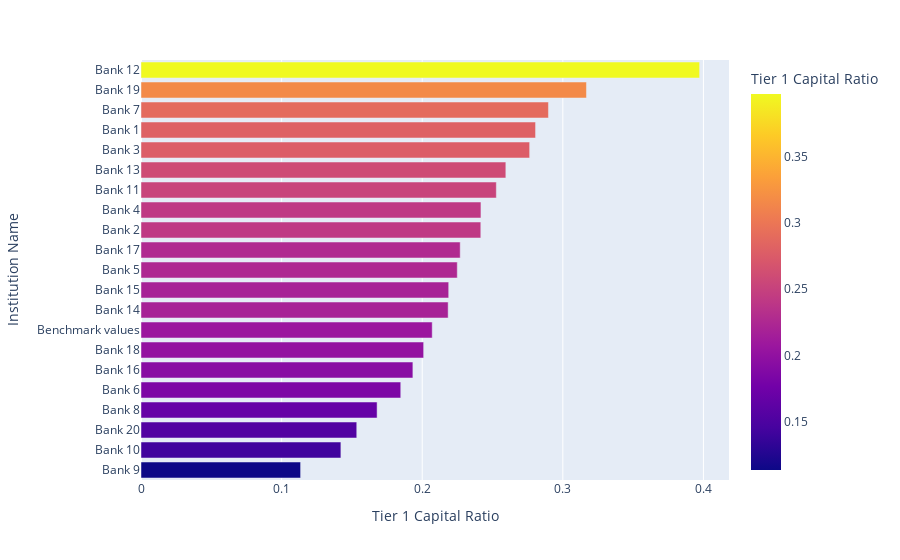

This figure's notebook cell:
### Code cell
select_var = 'Tier 1 Capital Ratio'
plot_variable(df_tot_sum, select_var)

### Figure 1 — Plotly figure (JSON) as saved in the notebook; plotly's stock layout.template omitted (floating-point values rounded to 4 significant figures)
{"data": [{"alignmentgroup": "True", "hovertemplate": "Tier 1 Capital Ratio=%{marker.color}<br>Institution Name=%{y}<extra></extra>", "legendgroup": "", "marker": {"color": [0.1135, 0.1422, 0.1534, 0.1679, 0.1847, 0.1934, 0.201, 0.2071, 0.2185, 0.2188, 0.2249, 0.227, 0.2417, 0.2418, 0.2527, 0.2595, 0.2764, 0.2806, 0.2898, 0.3168, 0.3973], "coloraxis": "coloraxis", "pattern": {"shape": ""}}, "name": "", "offsetgroup": "", "orientation": "h", "showlegend": false, "textposition": "auto", "type": "bar", "x": [0.1135, 0.1422, 0.1534, 0.1679, 0.1847, 0.1934, 0.201, 0.2071, 0.2185, 0.2188, 0.2249, 0.227, 0.2417, 0.2418, 0.2527, 0.2595, 0.2764, 0.2806, 0.2898, 0.3168, 0.3973], "xaxis": "x", "y": ["Bank 9", "Bank 10", "Bank 20", "Bank 8", "Bank 6", "Bank 16", "Bank 18", "Benchmark values", "Bank 14", "Bank 15", "Bank 5", "Bank 17", "Bank 2", "Bank 4", "Bank 11", "Bank 13", "Bank 3", "Bank 1", "Bank 7", "Bank 19", "Bank 12"], "yaxis": "y"}], "layout": {"autosize": true, "barmode": "relative", "coloraxis": {"colorbar": {"title": {"text": "Tier 1 Capital Ratio"}}, "colorscale": [[0, "#0d0887"], [0.1111, "#46039f"], [0.2222, "#7201a8"], [0.3333, "#9c179e"], [0.4444, "#bd3786"], [0.5556, "#d8576b"], [0.6667, "#ed7953"], [0.7778, "#fb9f3a"], [0.8889, "#fdca26"], [1, "#f0f921"]]}, "legend": {"tracegroupgap": 0}, "margin": {"t": 60}, "xaxis": {"anchor": "y", "autorange": true, "domain": [0, 1], "range": [0, 0.4182], "title": {"text": "Tier 1 Capital Ratio"}, "type": "linear"}, "yaxis": {"anchor": "x", "autorange": true, "domain": [0, 1], "range": [-0.5, 20.5], "title": {"text": "Institution Name"}, "type": "category"}}}
